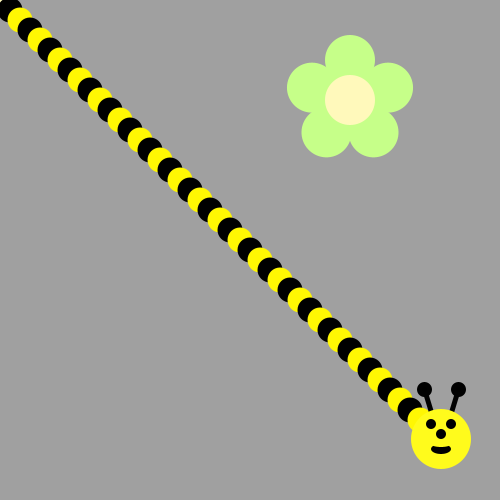
Frame 1 (no input)
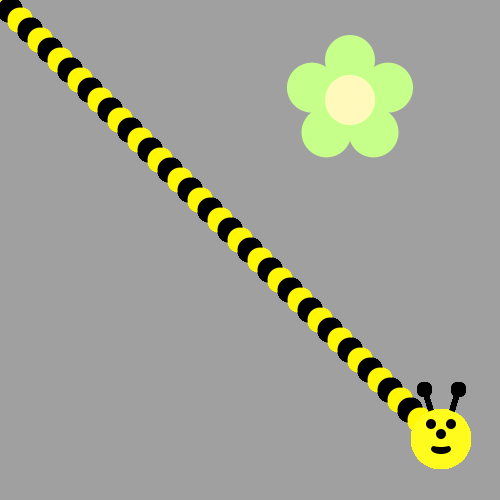
Frame 60 (the mouse pressed at the canvas centre just before this capture)
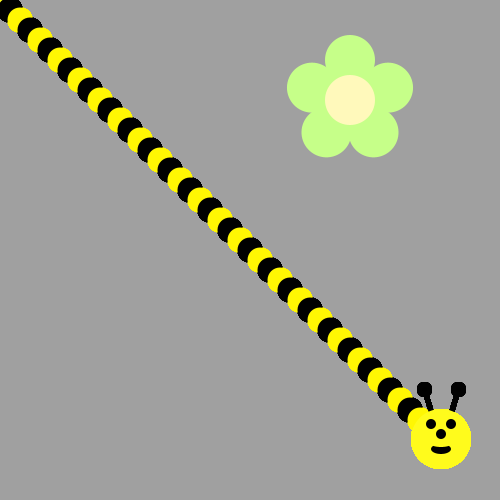
Frame 120 (the mouse held since frame 60 and released just before this capture)

The Processing sketch that drew these frames (run headless with seeded random() and noise(); from frame 60 on, the mouse is pressed at the canvas centre):

// Processing sketch: bumble_bee
// ── bumble_bee.pde

void setup() {
     ellipseMode(CENTER);
     size(500, 500);
     background(160, 160, 160);
     drawFlower(350, 100);
}

void draw() {
  
// First run the program and you should see a flower.  
  
  
/* Then, use a loop to make a body for the Bee! 
(see the image on the recipe, it's a diagonal line of circles)
Use modulo to make the colors alternate between yellow and black
*/
for(int count = 0; count < 45; count ++){
 ellipse(count*10,count*10, 25,25); 
if(count % 2 == 0){
  fill(#000000);
}
else{
  fill(#FFF703);
}}
/*
Now put his head on using drawBeeFace(x,y)
*/
drawBeeFace(441,439);
}

/**************   Use these methods but  DON'T CHANGE THE CODE BELOW  **************/

void drawFlower(int x, int y) {
     noStroke();
     translate(x, y);
     // draw 5 petals, rotating after each one
     fill(#c6ff89);      // green
      for (int i = 0; i < 5; i++) {
           ellipse(0, -40, 50, 50);
          rotate(radians(72));
     }
     fill(#fff9bb); // light yellow
     ellipse(0, 0, 50, 50);
} 
void drawBeeFace(int BeeFaceX, int BeeFaceY) {
     noStroke();
     fill(0, 0, 0);
     stroke(1);
     strokeWeight(5);
     line(BeeFaceX-10, BeeFaceY-27, BeeFaceX-17, BeeFaceY-50);
     line(BeeFaceX+10, BeeFaceY-27, BeeFaceX+17, BeeFaceY-50);
     ellipse(BeeFaceX-17, BeeFaceY-50, 10, 10);
     ellipse(BeeFaceX+17, BeeFaceY-50, 10, 10);
     noStroke();
     fill(255, 251, 28);
     ellipse(BeeFaceX, BeeFaceY, 60, 60); // face
     fill(255, 237, 209);
     fill(0,0,0);
      ellipse(BeeFaceX-10, BeeFaceY-15, 10, 10); // eyes
     ellipse(BeeFaceX+10, BeeFaceY-15, 10, 10);
      ellipse(BeeFaceX, BeeFaceY-5, 10, 10); // nose
      ellipse(BeeFaceX, BeeFaceY+10, 20, 10);// mouth
     fill(255, 251, 28);
     ellipse(BeeFaceX, BeeFaceY+5, 20, 6);
}
